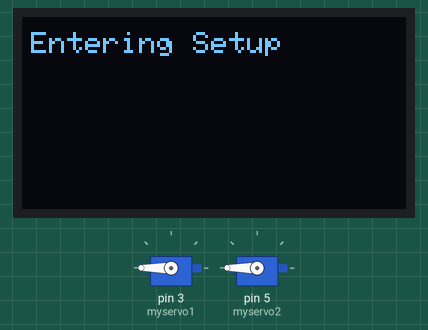
Bench run of a sketch on a simulated Arduino Uno, built with avr-gcc and run on an emulated ATmega328P. Parts: 128×64 one-colour display, 2 × servo. The display library's start-up logo is not drawn.

Above: at 0.7 s.
At 5.7 s:
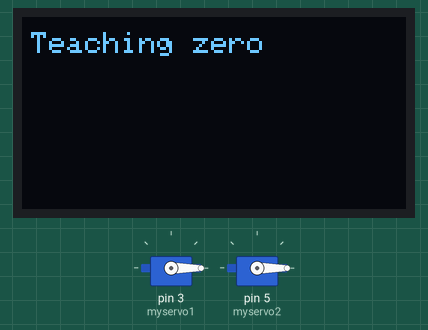
At 10.8 s:
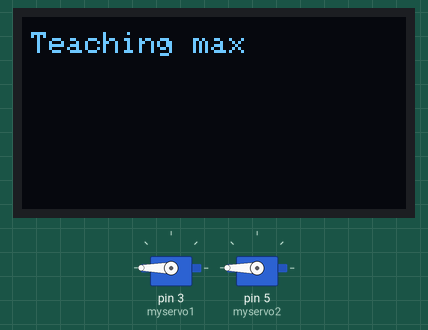
At 15.8 s:
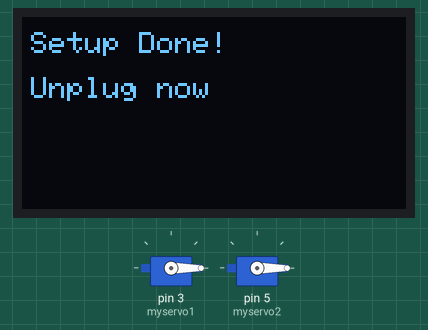
Timing chart, 0 to 17.3 s (numbered marks = the images above):
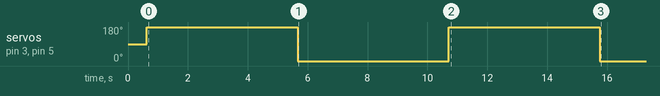

The sketch:

esc_config.ino
```cpp
/*
 * Oled controllerboard for the brushless mod of the Razor Kiddy Scooter
 *
 * For more informations see my Github (Wiring diagram, pictures of the mod and my other stupid projects
 *  https://github.com/shortcircuitboards
 *
 * Code by //moe, included scripts are the standard Arduino libarys Servo.h and the Ardafruit SSD1306 libarys from the libary manager and so belong to them. All the other stuff is selfmade/out of other projects i did
 *
 */

#include <Servo.h>
#include <SPI.h>
#include <Wire.h>
#include <Adafruit_GFX.h>
#include <Adafruit_SSD1306.h>

#define SCREEN_WIDTH 128 // OLED display width, in pixels
#define SCREEN_HEIGHT 64 // OLED display height, in pixels

// Declaration for an SSD1306 display connected to I2C (SDA, SCL pins)
// The pins for I2C are defined by the Wire-library.
// On an arduino UNO:       A4(SDA), A5(SCL)
// On an arduino MEGA 2560: 20(SDA), 21(SCL)
// On an arduino LEONARDO:   2(SDA),  3(SCL), ...
#define OLED_RESET     -1 // Reset pin # (or -1 if sharing Arduino reset pin)
#define SCREEN_ADDRESS 0x3C ///< See datasheet for Address; 0x3D for 128x64, 0x3C for 128x32
Adafruit_SSD1306 display(SCREEN_WIDTH, SCREEN_HEIGHT, &Wire, OLED_RESET);

#define LOGO_HEIGHT   64
#define LOGO_WIDTH    64
static const unsigned char PROGMEM logo_bmp[] =
{0x00, 0x00, 0x00, 0x00, 0x00, 0x00, 0x00, 0x00, 0x00, 0x00, 0x00, 0x00, 0x00, 0x00, 0x00, 0x00,
 0x00, 0x00, 0x00, 0x00, 0x00, 0x00, 0x00, 0x00, 0x00, 0x00, 0x00, 0x00, 0x00, 0x00, 0x00, 0x00,
  0x00, 0x00, 0x00, 0x00, 0x00, 0x3f, 0x00, 0x00, 0x00, 0x00, 0x00, 0x00, 0x00, 0x7f, 0x00, 0x00,
  0x00, 0x00, 0x00, 0x00, 0x00, 0x7f, 0x80, 0x00, 0x00, 0x00, 0x00, 0x00, 0x00, 0x7f, 0x80, 0x00,
  0x00, 0x00, 0x00, 0x00, 0x00, 0x3f, 0x00, 0x00, 0x00, 0x00, 0x00, 0x00, 0x00, 0x0c, 0x00, 0x00,
  0x00, 0x00, 0x00, 0x00, 0x00, 0x0c, 0x00, 0x00, 0x00, 0x00, 0x00, 0x00, 0x00, 0x08, 0x00, 0x00,
  0x00, 0x00, 0x00, 0x00, 0x00, 0x08, 0x00, 0x00, 0x00, 0x00, 0x00, 0x7f, 0xf0, 0x08, 0x00, 0x00,
  0x00, 0x00, 0x03, 0xff, 0xfe, 0x08, 0x00, 0x00, 0x00, 0x00, 0x07, 0xff, 0xff, 0x88, 0x00, 0x00,
  0x00, 0x00, 0x0f, 0xff, 0xff, 0xc8, 0x00, 0x00, 0x03, 0xf8, 0x1f, 0xff, 0xff, 0xe8, 0x7f, 0x80,
  0x00, 0xfc, 0x3f, 0xff, 0xff, 0xe8, 0xfe, 0x00, 0x00, 0x7e, 0x3f, 0xff, 0xff, 0xf9, 0xf8, 0x00,
  0x00, 0x7e, 0x3f, 0xff, 0xff, 0xf9, 0xf8, 0x00, 0x00, 0x7e, 0x6c, 0x7f, 0xff, 0xf9, 0xf8, 0x00,
  0x30, 0xfe, 0x20, 0x7f, 0xff, 0xf9, 0xfc, 0x00, 0x1f, 0xff, 0x30, 0x7f, 0xff, 0xfb, 0xfe, 0x18,
  0x0f, 0xff, 0x00, 0x00, 0x00, 0x0f, 0xff, 0xf0, 0x07, 0xfe, 0x10, 0x00, 0x00, 0x29, 0xff, 0xe0,
  0x01, 0xfd, 0xff, 0xff, 0xff, 0xee, 0xff, 0xc0, 0x00, 0x07, 0xff, 0xff, 0xff, 0xef, 0xff, 0x80,
  0x00, 0x03, 0xff, 0xff, 0xff, 0xef, 0xc0, 0x00, 0x00, 0x03, 0xff, 0xff, 0xff, 0xff, 0x00, 0x00,
  0x00, 0x03, 0xff, 0xff, 0xff, 0xfe, 0x00, 0x00, 0x00, 0x03, 0xff, 0xff, 0xff, 0xfe, 0x00, 0x00,
  0x00, 0x01, 0xff, 0xfa, 0xff, 0xfe, 0x00, 0x00, 0x00, 0x00, 0xff, 0xf7, 0xff, 0xfc, 0x00, 0x00,
  0x00, 0x01, 0x0f, 0xdf, 0xdf, 0x86, 0x00, 0x00, 0x00, 0x01, 0xef, 0xfc, 0xff, 0xdc, 0x00, 0x00,
  0x00, 0x01, 0xff, 0xf2, 0x7f, 0xfe, 0x00, 0x00, 0x00, 0x03, 0xff, 0xea, 0x5f, 0xff, 0x00, 0x00,
  0x00, 0x03, 0xff, 0xcf, 0xcf, 0xff, 0x00, 0x00, 0x00, 0x04, 0xff, 0xbf, 0xe7, 0xf9, 0x00, 0x00,
  0x00, 0x07, 0x3e, 0x7f, 0xfb, 0xf3, 0x00, 0x00, 0x00, 0x03, 0xbd, 0xff, 0xfe, 0xe7, 0x00, 0x00,
  0x00, 0x03, 0xff, 0xff, 0xff, 0x7f, 0x00, 0x00, 0x00, 0x03, 0xff, 0xff, 0xff, 0xff, 0x00, 0x00,
  0x00, 0x03, 0xff, 0xff, 0xff, 0xfa, 0x00, 0x00, 0x00, 0x00, 0xff, 0xf8, 0xff, 0xfc, 0x00, 0x00,
  0x00, 0x01, 0xff, 0xf0, 0x7f, 0xfc, 0x00, 0x00, 0x00, 0x01, 0xff, 0xf0, 0x3f, 0xfd, 0x00, 0x00,
  0x00, 0x02, 0xfc, 0xf0, 0x39, 0xfd, 0x80, 0x00, 0x00, 0x06, 0xfc, 0x20, 0x31, 0xff, 0xc0, 0x00,
  0x00, 0x1f, 0x7d, 0xe0, 0x17, 0xfb, 0xfc, 0x00, 0x00, 0x3f, 0x7e, 0x60, 0x39, 0xf7, 0xff, 0xe0,
  0x00, 0x7f, 0xbf, 0xf0, 0x7f, 0xe3, 0xff, 0xf0, 0x07, 0xff, 0x0f, 0xe0, 0x3f, 0x81, 0xff, 0xf8,
  0x18, 0x7e, 0x00, 0x00, 0x00, 0x00, 0xff, 0x18, 0x10, 0x1c, 0x00, 0x00, 0x00, 0x00, 0xfe, 0x00,
  0x20, 0x10, 0x00, 0x00, 0x00, 0x00, 0x7c, 0x00, 0x20, 0x10, 0x00, 0x00, 0x00, 0x00, 0x7c, 0x00,
  0x30, 0x10, 0x00, 0x00, 0x00, 0x00, 0x7e, 0x00, 0x18, 0x60, 0x00, 0x00, 0x00, 0x00, 0x3f, 0x80,
  0x07, 0x80, 0x00, 0x00, 0x00, 0x00, 0x0f, 0xc0, 0x00, 0x00, 0x00, 0x00, 0x00, 0x00, 0x00, 0x00,
  0x00, 0x00, 0x00, 0x00, 0x00, 0x00, 0x00, 0x00, 0x00, 0x00, 0x00, 0x00, 0x00, 0x00, 0x00, 0x00};

Servo myservo1,myservo2;  // create 2 servo objects to control servos

#define blight 10      // digital pin for breaklight
#define nightlight 9   // digiral pin for LED Light
#define lightbutton  2  // digital pin for Light button
int potpin = A0;      // analog pin used to connect the potentiometer
int butonpin = A1;    // analog pin used to connect the push buton
int vdiff = A2;       // analog pin for the Voltagedivider
int isens = A3;       // analog pin for the Currentsensor
bool lightb=LOW;      //bool for light status
bool light=LOW;           // light on or off
int val;              // variable to read the value from the analog pin
int throttle;         // Variable for the throttle
float vol;              // Variabe for the Batteryvoltage
float curr;             // Variable for the BatteryCurrent
bool press=LOW;       // variable to store the buton press
int pos = 0;          // variable to store the servo position
int done = 0;
void setup() {
Serial.begin(9600);

  // SSD1306_SWITCHCAPVCC = generate display voltage from 3.3V internally
  if(!display.begin(SSD1306_SWITCHCAPVCC, SCREEN_ADDRESS)) {
    Serial.println(F("SSD1306 allocation failed"));
    for(;;); // Don't proceed, loop forever
  }

  // Show initial display buffer contents on the screen --
  // the library initializes this with an Adafruit splash screen.
  display.display();
  delay(50); // Pause for 0,8 seconds
  display.clearDisplay();
  // Clear the buffer
  delay(50); // Pause for 0.5 seconds
  display.drawBitmap(32, 0, logo_bmp, 64, 64, 1); //show the Moe Bootscreen
  display.display();
  delay(400); // Pause for 4 seconds
  display.clearDisplay();

  myservo1.attach(3);  // attaches the servo1 on pin 3 to the servo1 object
  myservo2.attach(5);  // attaches the servo2 on pin 5 to the servo1 object
  Serial.begin(9600);  // generates serial connection


}

void loop() {


 if (done == 0){
  display.clearDisplay();
  display.setTextColor(SSD1306_WHITE);        // Draw white text
  display.setTextSize(1);
  display.setCursor(3,5);
  display.println("Entering Setup");
  display.display();
  delay(15);
    myservo1.write(180);                // tell servo1 to go to Zero (brake if switch is enabled
    myservo2.write(180);
    delay(5000);                        // waits 5s for the ESC to enter Setup
display.clearDisplay();
  display.setTextColor(SSD1306_WHITE);        // Draw white text
  display.setTextSize(1);
  display.setCursor(3,5);
  display.println("Teaching zero");
  display.display();
  delay(15);
    myservo1.write(0);                // tell servo1 to go to Zero (brake if switch is enabled
    myservo2.write(0);
    delay(5000);
  display.clearDisplay();
  display.setTextColor(SSD1306_WHITE);        // Draw white text
  display.setTextSize(1);
  display.setCursor(3,5);
  display.println("Teaching max");
  display.display();
  delay(15);

    myservo1.write(180);                // tell servo1 to go to Zero (brake if switch is enabled
    myservo2.write(180);
    delay(5000);
  done = 1;                            // Finished the script, exiting the config loop
  }

  else {
    display.clearDisplay();
  display.setTextColor(SSD1306_WHITE);        // Draw white text
  display.setTextSize(1);
  display.setCursor(3,5);
  display.println("Setup Done!");
  display.setCursor(3,20);
  display.println("Unplug now");
  display.display();
  delay(15);

  myservo1.write(0);                 // sets the servo1 position according to the scaled value
  myservo2.write(0);                 // sets the servo2 position according to the scaled value

  delay(30);                           // waits for the servo to get there

  }

  }
```

Measured:
- by itself, servo on pin 3 (myservo1), servo on pin 5 (myservo2): alternates 180° for 5.0 s and 0° for 5.0 s, 4 changes in all, then stays 0°
- what the display in image 0 shows lasts 5.1 s, from 0.6 s to 5.7 s
